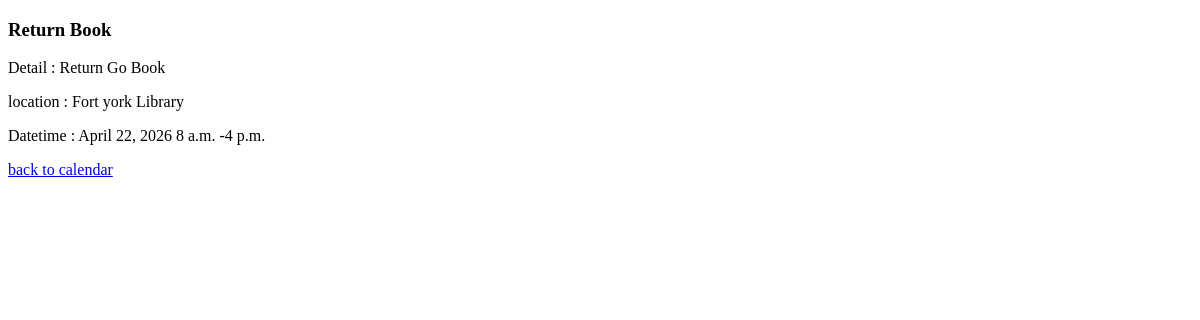
/event/calendar/info/4/, run on the app's committed database.
### event/models.py (models this page shows, shortened)
class MyEvent(models.Model):
    title = models.CharField(max_length=255)
    description = models.TextField()
    location = models.CharField(max_length=255)
    date = models.DateField()
    start_time = models.TimeField(blank=True, null=True)  # เวลาเริ่ม
    end_time = models.TimeField(blank=True, null=True)

### event/views.py (the view)
# urls.py: path('calendar/info/<int:id>/', views.event_detail, name='event_detail')
def event_detail(request, id):
    content = get_object_or_404(MyEvent, id=id)
    context = { 'content': content }
    template = loader.get_template('event_description.html')
    return HttpResponse(template.render(context, request))

### event/templates/event_description.html (shortened to what this page needs)
{% extends 'event_master.html' %}
{% block content %}
<h3>{{ content.title }}</h3>
<p> Detail : {{ content.description }}</p>
<p> location : {{ content.location }}</p>
<p> Datetime : {{ content.date }} {% if content.start_time %} {{ content.start_time }} {% endif %} {% if content.end_time %}-{{ content.end_time }} {% endif %}</p>
<a href="{% url 'event_calendar' %}"">back to calendar</a>
{% endblock %}

### event/static/event/style.css (style rules this page uses)
* { box-sizing: border-box; }

### data on the page
MyEvent: title "Return Book", description "Return Go Book", location "Fort york Library", date "April 22, 2026", start_time "8 a.m.", end_time "4 p.m."
